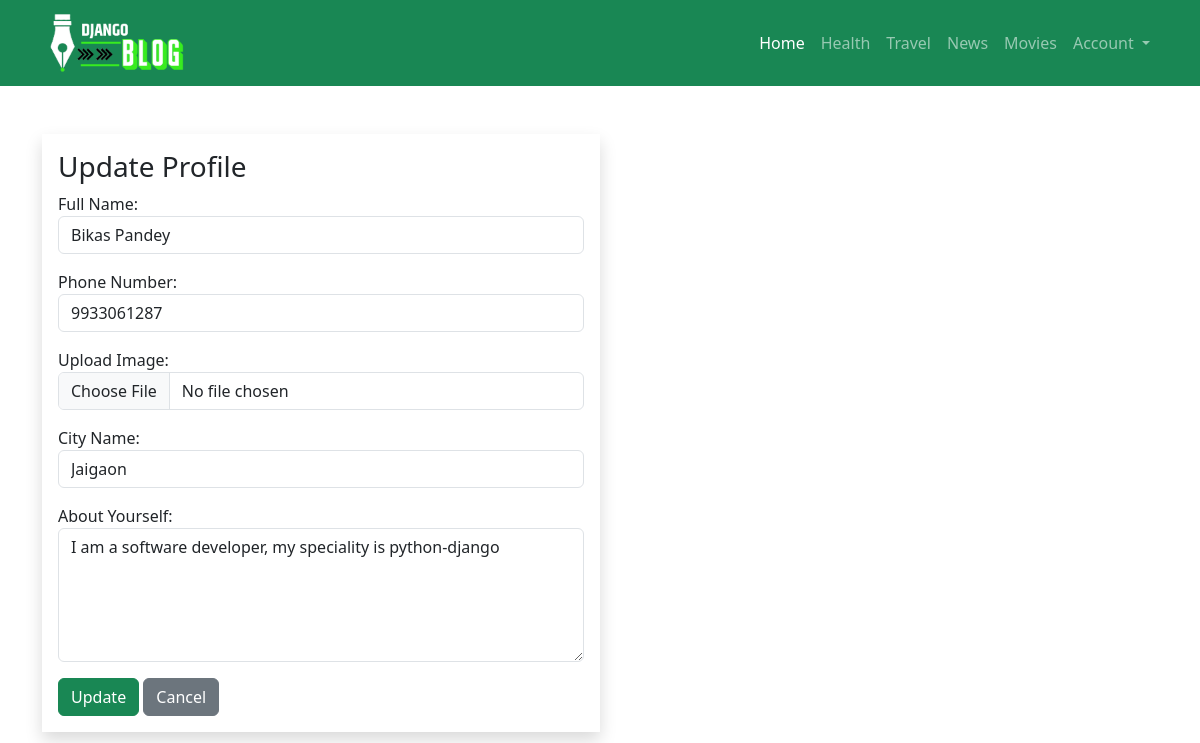
/profileEdit/2 (signed in), run on the app's committed database.
### user/models.py (models this page shows, shortened)
class Profile(models.Model):
    user = models.OneToOneField(User, on_delete=models.PROTECT, unique=True, null=True)
    full_name= models.CharField(max_length=100, null=True)
    phone = models.CharField(max_length=100, null=True)
    image= models.ImageField(upload_to='media', null=True)
    bio = models.TextField(null=True)
    address = models.CharField(max_length=100, null=True)

### user/views.py (the view)
# urls.py: path('profileEdit/<pk>', views.profileEdit, name='profile-edit')
@login_required(login_url='login')
def profileEdit(request, pk):
    edit_inst = Profile.objects.get(id = pk)
    editForm = ProfileModelForm()
    if request.method == 'POST':
        editForm= ProfileModelForm(request.POST, request.FILES, instance=edit_inst)
        if editForm.is_valid():
            editForm.save()
            return redirect('profile')
    else:
        editForm = ProfileModelForm(instance=edit_inst)
    context = {
        'edit_inst' : edit_inst,
        'editForm' : editForm
    }
    return render(request, 'profile-edit.html', context)

### templates/profile-edit.html (shortened to what this page needs)
{% extends 'base.html' %}
{% block content %}
<div class="container mt-5 mb-5">
<form method="POST" class="shadow p-3 w-50" autocomplete="off" enctype="multipart/form-data">
    <h3>Update Profile </h3>
    {{editForm.as_p}}
    <button type="submit" class="btn btn-success">Update</button>
    <a href="{% url 'profile' %}" class="btn btn-secondary">Cancel</a>
</form>
</div>
{% endblock content %}

### data on the page
Profile: full_name "Bikas Pandey", phone "9933061287", address "Jaigaon", bio "I am a software developer, my speciality is python-django"
